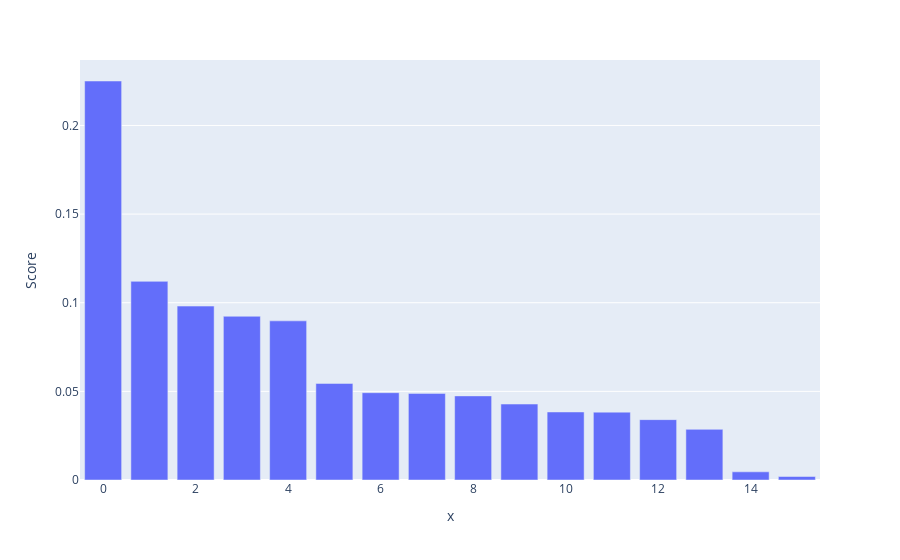

The notebook cell this image was saved under:
### Code cell
def covariate_tagging(str1, inflection_point):

	print(textwrap.fill(str1, width=120), '\n')

	k = model.encode(str1)

	X = np.hstack([x[:, np.newaxis] for x in tag_encoded])
	# Non-Negative Least Squares (NNLS)
	w, _ = nnls(X, k)

	# filtering
	data = sorted(list(zip(w, tag_list)))[::-1]
	df_ = pd.DataFrame([x for x in data[::-1] if x[0] > 0], columns=['Score', 'Label'])
	scores = df_['Score'].values.tolist()

	# Calculate the first and second derivatives
	first_derivatives = np.diff(scores)
	second_derivatives = np.diff(first_derivatives)

	# Calculate the absolute values of the second derivatives
	abs_second_derivatives = np.abs(second_derivatives)

	inflection_points = sorted(np.argsort(-abs_second_derivatives)[:3])[::-1]
	tags_top = df_.iloc[df_[inflection_points[inflection_point]:].index]['Label'].tolist()
	print([x+1 for x in inflection_points[::-1]])
	print(tags_top)
	
	# print z-score
	fig = px.bar(df_[::-1], x=df_.index, y='Score')
	fig.show()

	# compare it with raw knn: the positions are scattered, we don't just keep the top k ones
	distances, indices = index.kneighbors([model.encode(str1)])
	knn_tags = list()
	for i in indices[0]:
		if tag_list[i] in tags_top:
			knn_tags.append(1)
		else:
			knn_tags.append(0)
	knn_tags

	return df_['Score'].values.tolist(), tags_top, knn_tags

r = random.randint(0, len(df))
print('index:', r)
# r = 4 # if you are following the article, choose r = 4
str1 = df.iloc[r]['About the game']
scores, tags_top, knn_tags = covariate_tagging(str1, inflection_point=2)
print(knn_tags)

### Figure 1 — Plotly figure (JSON) as saved in the notebook; plotly's stock layout.template omitted (floating-point values rounded to 4 significant figures)
{"data": [{"alignmentgroup": "True", "hovertemplate": "x=%{x}<br>Score=%{y}<extra></extra>", "legendgroup": "", "marker": {"color": "#636efa", "pattern": {"shape": ""}}, "name": "", "offsetgroup": "", "orientation": "v", "showlegend": false, "textposition": "auto", "type": "bar", "x": [0, 1, 2, 3, 4, 5, 6, 7, 8, 9, 10, 11, 12, 13, 14, 15], "xaxis": "x", "y": [0.2251, 0.1121, 0.09811, 0.09236, 0.08977, 0.05448, 0.04925, 0.04886, 0.04745, 0.04285, 0.03837, 0.03828, 0.03405, 0.02856, 0.004614, 0.00197], "yaxis": "y"}], "layout": {"barmode": "relative", "legend": {"tracegroupgap": 0}, "margin": {"t": 60}, "xaxis": {"anchor": "y", "domain": [0, 1], "title": {"text": "x"}}, "yaxis": {"anchor": "x", "domain": [0, 1], "title": {"text": "Score"}}}}
